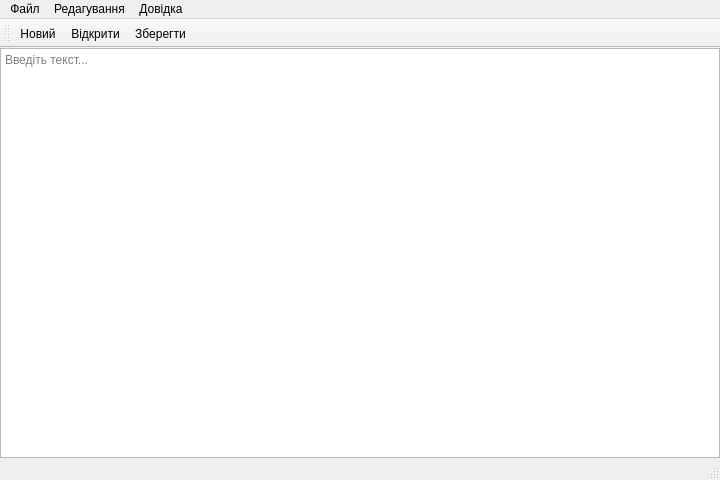
<?xml version="1.0" encoding="UTF-8"?>
<ui version="4.0">
 <class>MainWindow</class>
 <widget class="QMainWindow" name="MainWindow">
  <property name="geometry">
   <rect>
    <x>0</x>
    <y>0</y>
    <width>720</width>
    <height>480</height>
   </rect>
  </property>
  <property name="windowTitle">
   <string>QuickPad</string>
  </property>
  <widget class="QWidget" name="centralwidget">
   <layout class="QVBoxLayout" name="centralLayout">
    <property name="leftMargin">
     <number>0</number>
    </property>
    <property name="topMargin">
     <number>0</number>
    </property>
    <property name="rightMargin">
     <number>0</number>
    </property>
    <property name="bottomMargin">
     <number>0</number>
    </property>
    <item>
     <widget class="QPlainTextEdit" name="editor">
      <property name="placeholderText">
       <string>Введіть текст...</string>
      </property>
     </widget>
    </item>
   </layout>
  </widget>
  <widget class="QMenuBar" name="menubar">
   <property name="geometry">
    <rect>
     <x>0</x>
     <y>0</y>
     <width>720</width>
     <height>22</height>
    </rect>
   </property>
   <widget class="QMenu" name="menuFile">
    <property name="title">
     <string>Файл</string>
    </property>
    <addaction name="actionNew"/>
    <addaction name="actionOpen"/>
    <addaction name="separator"/>
    <addaction name="actionSave"/>
    <addaction name="actionSaveAs"/>
    <addaction name="separator"/>
    <addaction name="actionExit"/>
   </widget>
   <widget class="QMenu" name="menuEdit">
    <property name="title">
     <string>Редагування</string>
    </property>
    <addaction name="actionCut"/>
    <addaction name="actionCopy"/>
    <addaction name="actionPaste"/>
    <addaction name="separator"/>
    <addaction name="actionSelectAll"/>
   </widget>
   <widget class="QMenu" name="menuHelp">
    <property name="title">
     <string>Довідка</string>
    </property>
    <addaction name="actionAbout"/>
   </widget>
   <addaction name="menuFile"/>
   <addaction name="menuEdit"/>
   <addaction name="menuHelp"/>
  </widget>
  <widget class="QToolBar" name="mainToolBar">
   <property name="windowTitle">
    <string>Панель інструментів</string>
   </property>
   <attribute name="toolBarArea">
    <enum>TopToolBarArea</enum>
   </attribute>
   <attribute name="toolBarBreak">
    <bool>false</bool>
   </attribute>
   <addaction name="actionNew"/>
   <addaction name="actionOpen"/>
   <addaction name="actionSave"/>
  </widget>
  <widget class="QStatusBar" name="statusbar"/>
  <action name="actionNew">
   <property name="text">
    <string>Новий</string>
   </property>
   <property name="statusTip">
    <string>Створити новий документ</string>
   </property>
  </action>
  <action name="actionOpen">
   <property name="text">
    <string>Відкрити</string>
   </property>
   <property name="statusTip">
    <string>Відкрити документ</string>
   </property>
  </action>
  <action name="actionSave">
   <property name="text">
    <string>Зберегти</string>
   </property>
   <property name="statusTip">
    <string>Зберегти документ</string>
   </property>
  </action>
  <action name="actionSaveAs">
   <property name="text">
    <string>Зберегти як</string>
   </property>
   <property name="statusTip">
    <string>Зберегти документ за новим шляхом</string>
   </property>
  </action>
  <action name="actionExit">
   <property name="text">
    <string>Вихід</string>
   </property>
   <property name="statusTip">
    <string>Закрити програму</string>
   </property>
  </action>
  <action name="actionCut">
   <property name="text">
    <string>Вирізати</string>
   </property>
  </action>
  <action name="actionCopy">
   <property name="text">
    <string>Копіювати</string>
   </property>
  </action>
  <action name="actionPaste">
   <property name="text">
    <string>Вставити</string>
   </property>
  </action>
  <action name="actionSelectAll">
   <property name="text">
    <string>Виділити все</string>
   </property>
  </action>
  <action name="actionAbout">
   <property name="text">
    <string>Про програму</string>
   </property>
  </action>
 </widget>
 <resources/>
 <connections/>
</ui>
